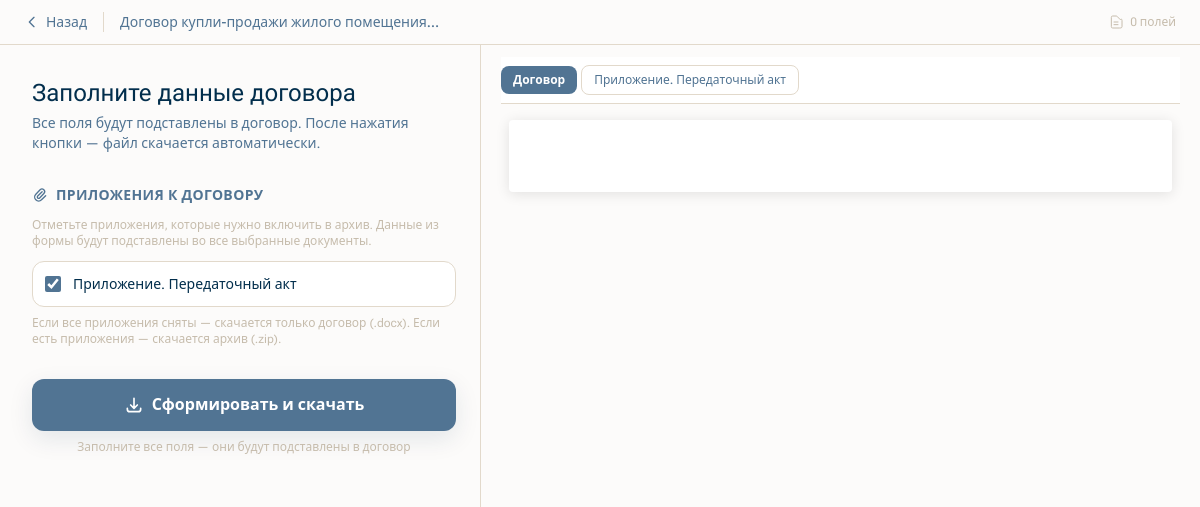
The page /document-types/11/fill/ (signed in) on the database its author committed.
### catalog/models.py (models this page shows, shortened)
class DocumentType(models.Model):
    domain = models.ForeignKey(
        LegalDomain, on_delete=models.CASCADE, related_name="document_types"
    )
    name = models.CharField(max_length=180)
    slug = models.SlugField(max_length=200)
    short_description = models.CharField(max_length=255, blank=True)
    keywords = models.CharField(max_length=255, blank=True)
    is_active = models.BooleanField(default=True)
    sort_order = models.PositiveIntegerField(default=0)
    class Meta:
        ordering = ["sort_order", "name"]
        unique_together = [("domain", "slug")]

class TemplateAttachment(models.Model):
    template_version = models.ForeignKey(
        TemplateVersion,
        on_delete=models.CASCADE,
        related_name='attachments',
    )
    title = models.CharField(max_length=255, verbose_name='Название приложения')
    docx_file = models.FileField(
        upload_to='templates/docx/attachments/',
        verbose_name='Файл приложения (.docx)',
    )
    sort_order = models.PositiveSmallIntegerField(default=0, verbose_name='Порядок')
    class Meta:
        ordering = ['sort_order', 'title']
        verbose_name = 'Приложение к шаблону'
        verbose_name_plural = 'Приложения к шаблонам'

### core/views.py (the view, shortened to what this page needs)
@login_required
def fill_docx_form(request, document_type_id):
    import zipfile
    from docxtpl import DocxTemplate
    from .variables import group_variables
    from catalog.models import TemplateAttachment
    document_type = get_object_or_404(DocumentType, id=document_type_id, is_active=True)
    template_version = (
        TemplateVersion.objects.filter(
            template__document_type=document_type,
            template__is_active=True,
            is_published=True,
        )
        .order_by("-version_number")
        .first()
    )
    if template_version is None or not template_version.docx_file:
        raise Http404("Размеченный шаблон не найден")
    docx_path = template_version.docx_file.path
    attachments = list(template_version.attachments.all())
    variables = _extract_docx_variables(docx_path)
    main_vars_set = set(variables)
    var_to_att: dict[str, int] = {}
    vars_set = set(variables)
    for att in attachments:
        try:
            for v in _extract_docx_variables(att.docx_file.path):
                if v not in vars_set:
                    variables.append(v)
                    vars_set.add(v)
                    var_to_att[v] = att.id  # эксклюзивная переменная приложения
        except Exception:
            pass
    text_blocks = _extract_docx_text_blocks(docx_path)
    var_order: list[str] = []
    _seen: set[str] = set()
    for _block in text_blocks:
        for _kind, _content in _block['segments']:
            if _kind == "var" and _content not in _seen:
                var_order.append(_content)
                _seen.add(_content)
    attachment_previews = []
    for att in attachments:
        try:
            att_blocks = _extract_docx_text_blocks(att.docx_file.path)
        except Exception:
            att_blocks = []
        attachment_previews.append({"attachment": att, "blocks": att_blocks})
    field_groups = group_variables(variables, request.POST, var_order=var_order)
    for _sec, _fields in field_groups:
        for _field in _fields:
            _field['att_id'] = var_to_att.get(_field['name'])  # None = поле основного договора
    return render(request, "core/fill_docx_form.html", {
        "document_type": document_type,
        "field_groups": field_groups,
        "total_fields": len(variables),
        "text_blocks": text_blocks,
        "attachments": attachments,
        "attachment_previews": attachment_previews,
    })

### core/variables.py (called while the page is built, shortened)
def group_variables(
    variables: list[str],
    post_data: dict | None = None,
    var_order: list[str] | None = None,
) -> list[tuple[str, list[dict]]]:
    post_data = post_data or {}
    sections: dict[str, list[dict]] = {k: [] for k in _SECTION_ORDER}
    if var_order:
        order_index = {v: i for i, v in enumerate(var_order)}
        for fields in sections.values():
            fields.sort(key=lambda f: order_index.get(f["name"], 9999))
    return [(name, fields) for name, fields in sections.items() if fields]

### core/views.py (called while the page is built, shortened)
def _extract_docx_variables(path: str) -> list[str]:
    import re
    doc = Document(path)
    all_text = " ".join(p.text for p in doc.paragraphs)
    for table in doc.tables:
        for row in table.rows:
            for cell in row.cells:
                all_text += " ".join(p.text for p in cell.paragraphs)
    for section in doc.sections:
        try:
            all_text += " ".join(p.text for p in section.header.paragraphs)
            all_text += " ".join(p.text for p in section.footer.paragraphs)
        except Exception:
            pass
    return sorted(set(re.findall(r"\{\{\s*(\w+)\s*\}\}", all_text)))

def _extract_docx_text_blocks(path: str):
    import re as _re
    from docx.text.paragraph import Paragraph as _DocxPara
    from docx.table import Table as _DocxTable
    from docx.enum.text import WD_ALIGN_PARAGRAPH
    SEGMENT_RE = _re.compile(r'\{\{\s*(\w+)\s*\}\}|«_+»|_{2,}')
    def parse_segments(text):
        segs, last = [], 0
        for m in SEGMENT_RE.finditer(text):
            if m.start() > last:
                segs.append(('text', text[last:m.start()]))
            g = m.group()
            if g.startswith('{{'):
                segs.append(('var', m.group(1)))
            else:
                segs.append(('blank', g))
            last = m.end()
        if last < len(text):
            segs.append(('text', text[last:]))
        return segs or [('text', '')]
    doc = Document(path)
    blocks = []
    return blocks

### templates/core/fill_docx_form.html (shortened to what this page needs)
{% extends "base.html" %}
{% block content %}
<div class="min-h-screen" style="overflow-x: clip;">
  <header id="formHeader" class="sticky top-0 z-50 flex items-center gap-4 px-6 py-3
                 bg-[#FCFBFA]/95 backdrop-blur-sm border-b border-brand-line">
    <a href="javascript:history.back()"
       class="flex items-center gap-1.5 text-brand-blue hover:text-brand-text transition-colors text-sm font-medium">
      <svg class="w-4 h-4" fill="none" viewBox="0 0 24 24" stroke="currentColor" stroke-width="2">
        <path stroke-linecap="round" stroke-linejoin="round" d="M15 19l-7-7 7-7"/>
      </svg>
      Назад
    </a>
    <span class="text-sm text-brand-blue font-medium truncate max-w-xs">{{ document_type.name }}</span>
    <div class="ml-auto flex items-center gap-3">
      <span class="text-xs text-brand-beige flex items-center gap-1.5">
        <svg class="w-4 h-4" fill="none" viewBox="0 0 24 24" stroke="currentColor" stroke-width="1.5">
          <path stroke-linecap="round" stroke-linejoin="round"
                d="M9 12h6m-6 4h6m2 5H7a2 2 0 01-2-2V5a2 2 0 012-2h5.586a1 1 0 01.707.293l5.414 5.414A1 1 0 0121 9.414V19a2 2 0 01-2 2z"/>
        </svg>
        {{ total_fields }} полей
      </span>
    </div>
  </header>
  <div class="flex">
    <main class="w-full lg:w-[480px] lg:flex-shrink-0 px-4 py-8 lg:pl-8 lg:pr-6">
      <h1 class="font-display text-2xl text-brand-text mb-1">Заполните данные договора</h1>
      <p class="text-sm text-brand-blue mb-8">
        Все поля будут подставлены в договор. После нажатия кнопки &mdash; файл скачается автоматически.
      </p>
      <form method="post" id="docxForm">
        {% if attachments %}
        <section class="mb-4">
          <div class="flex items-center gap-2 mb-3">
            <svg class="w-4 h-4 text-brand-blue flex-shrink-0" fill="none" viewBox="0 0 24 24" stroke="currentColor" stroke-width="2">
              <path stroke-linecap="round" stroke-linejoin="round" d="M15.172 7l-6.586 6.586a2 2 0 102.828 2.828l6.414-6.586a4 4 0 00-5.656-5.656l-6.415 6.585a6 6 0 108.486 8.486L20.5 13"/>
            </svg>
            <h2 class="text-sm font-semibold text-brand-blue uppercase tracking-wide">Приложения к договору</h2>
          </div>
          <p class="text-xs text-brand-beige mb-3">
            Отметьте приложения, которые нужно включить в архив. Данные из формы будут подставлены во все выбранные документы.
          </p>
          <div class="space-y-2">
            {% for att in attachments %}
            <label class="flex items-center gap-3 p-3 rounded-xl border border-brand-line bg-white cursor-pointer hover:border-brand-blue transition-colors group">
              <input type="checkbox" name="include_att_{{ att.id }}" checked
                     class="w-4 h-4 rounded accent-brand-blue flex-shrink-0">
              <span class="text-sm text-brand-text group-hover:text-brand-blue transition-colors">{{ att.title }}</span>
            </label>
            {% endfor %}
          </div>
          <p class="text-xs text-brand-beige mt-2">
            Если все приложения сняты — скачается только договор (.docx). Если есть приложения — скачается архив (.zip).
          </p>
        </section>
        {% endif %}
        <div class="sticky bottom-0 pt-4 pb-6 bg-gradient-to-t from-brand-bg via-brand-bg to-transparent">
          <button type="submit" id="submitBtn"
                  class="w-full flex items-center justify-center gap-2 rounded-xl
                         bg-brand-blue hover:bg-brand-blueHover active:bg-brand-bluePressed
                         text-white font-semibold text-base py-3.5 px-6
                         transition-colors shadow-soft">
            <svg class="w-5 h-5" fill="none" viewBox="0 0 24 24" stroke="currentColor" stroke-width="2">
              <path stroke-linecap="round" stroke-linejoin="round"
                    d="M4 16v1a3 3 0 003 3h10a3 3 0 003-3v-1m-4-4l-4 4m0 0l-4-4m4 4V4"/>
            </svg>
            <span id="submitLabel">{% if attachments %}Сформировать и скачать{% else %}Сформировать и скачать договор{% endif %}</span>
          </button>
          <p class="text-center text-xs text-brand-beige mt-2">
            Заполните все поля — они будут подставлены в договор
          </p>
        </div>
      </form>
    </main>
    <aside id="previewAside"
           class="hidden lg:flex flex-col flex-1 min-w-0 border-l border-brand-line">
      <div id="previewPanel" class="overflow-y-auto">
        <div class="px-5 py-5">
          {% if attachment_previews %}
          <div class="flex items-center gap-1 mb-4 sticky top-0 bg-white py-2 -mt-2 border-b border-brand-line flex-wrap">
            <button type="button" data-tab="main"
                    class="preview-tab px-3 py-1.5 rounded-lg text-xs font-semibold transition-colors
                           bg-brand-blue text-white">
              Договор
            </button>
            {% for ap in attachment_previews %}
            <button type="button" data-tab="att_{{ ap.attachment.id }}"
                    class="preview-tab px-3 py-1.5 rounded-lg text-xs font-medium transition-colors
                           text-brand-blue border border-brand-line hover:bg-brand-bg">
              {{ ap.attachment.title|truncatechars:30 }}
            </button>
            {% endfor %}
          </div>
          {% endif %}
          <div id="preview-main" class="preview-content">
            <div class="bg-white rounded shadow-[0_2px_14px_rgba(0,0,0,0.11)] mx-2 my-2"
                 style="font-family:'Times New Roman',Times,serif;font-size:13px;line-height:1.8;padding:36px 44px;">
            </div>
          </div>
        </div>
      </div>
    </aside>
  </div>
</div>
{% endblock %}

### static/css/style.css (style rules this page uses)
:root { --ink: #17344f; --blue: #5d88ae; --burgundy: #7f1237; --card: #ffffff; --line: #d9e1ea; --bg: #f8fafc; }
* { box-sizing: border-box; }
body { margin: 0; font-family: "Trebuchet MS", "Segoe UI", Tahoma, sans-serif; color: var(--ink); background: var(--bg); }
h2 { text-align: center; font-size: 42px; margin: 36px 0 22px; text-transform: uppercase; }

### rows shown on the page
DocumentType: name "Договор купли-продажи жилого помещения…"
TemplateAttachment: title "Приложение. Передаточный акт", attachment "Приложение. Передаточный акт"

### other values the page prints
{{ total_fields }} "0"
